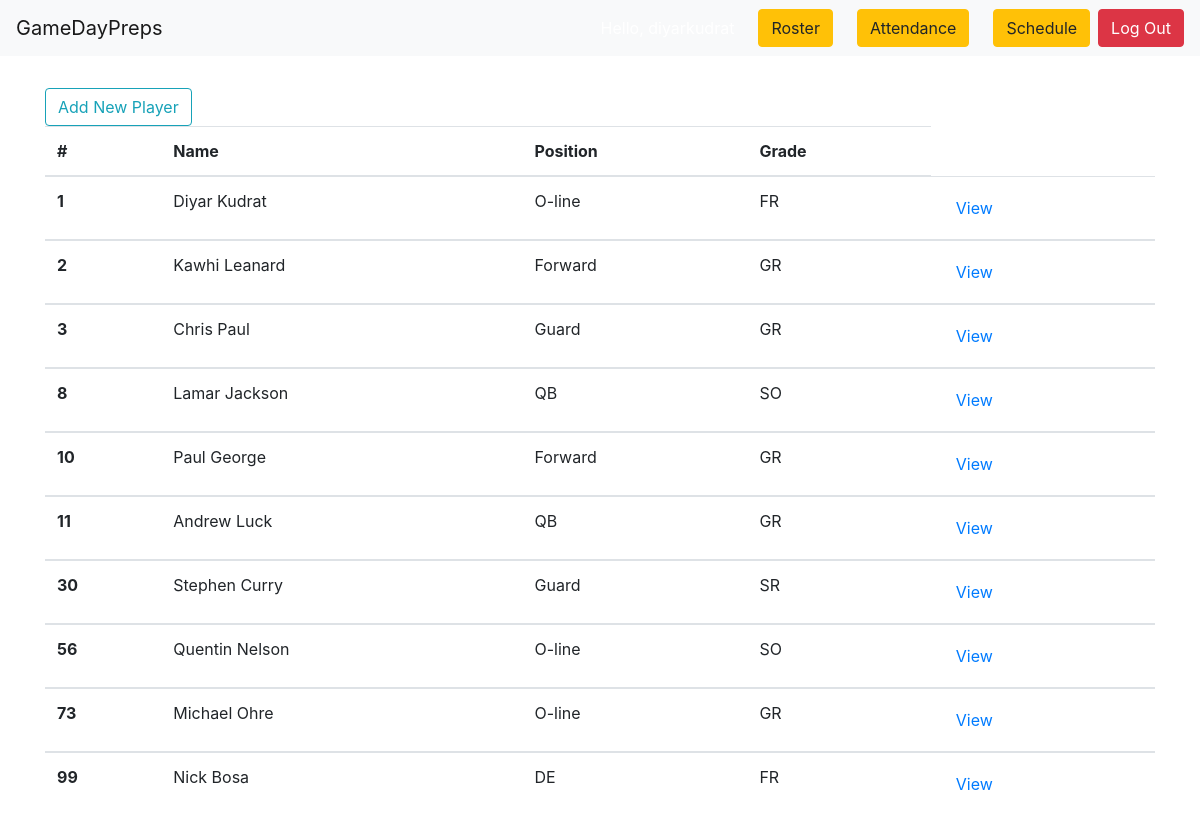
The app's page / (signed in) with its own data.
### roster/models.py (models this page shows, shortened)
class Player(models.Model):
    first_name = models.CharField(max_length=50)
    last_name = models.CharField(max_length=50)
    position = models.CharField(max_length=25)
    grade = models.CharField(max_length=50, choices=school_grade_choices, blank=True)
    jersey_number = models.CharField(max_length=3, null=True)

### roster/views.py (the view)
# urls.py: path('', RosterListView.as_view(), name='roster-list-page'),
class RosterListView(ListView):
    model = Player
    def get(self, request):
        players = self.get_queryset()
        return render(request, 'list.html', {
          'players': players,
        })

### roster/templates/list.html (shortened to what this page needs)
{% extends 'base.html' %}
{% block content %}
{% if request.user.is_authenticated %}
<a class="btn btn-outline-info" href="{% url 'player-create-page' %}" role="button">Add New Player</a>
  {% if players %}
    <table class="table">
      <thead>
        <tr>
          <th scope="col">#</th>
          <th scope="col">Name</th>
          <th scope="col">Position</th>
          <th scope="col">Grade</th>
        </tr>
      </thead>
      {% for player in players %}
      <tbody>
        <tr>
          <th scope="row">{{ player.jersey_number }}</th>
          <td href="#">{{ player.first_name }} {{ player.last_name }}</td>
          <td>{{ player.position }}</td>
          <td>{{ player.grade }}</td>
          <td><a class="btn btn-link" href="{% url 'player-detail-page' player.id %}" role="button">View</a></td>
        </tr>
        {% endfor %}
      </tbody>
    </table>
  {% endif %}
  {% endif %}
{% endblock %}

### records on screen
Player: jersey_number "1", first_name "Diyar", last_name "Kudrat", position "O-line", grade "FR"
Player: jersey_number "2", first_name "Kawhi", last_name "Leanard", position "Forward", grade "GR"
Player: jersey_number "3", first_name "Chris", last_name "Paul", position "Guard", grade "GR"
Player: jersey_number "8", first_name "Lamar", last_name "Jackson", position "QB", grade "SO"
Player: jersey_number "10", first_name "Paul", last_name "George", position "Forward", grade "GR"
Player: jersey_number "11", first_name "Andrew", last_name "Luck", position "QB", grade "GR"
Player: jersey_number "30", first_name "Stephen", last_name "Curry", position "Guard", grade "SR"
Player: jersey_number "56", first_name "Quentin", last_name "Nelson", position "O-line", grade "SO"
Player: jersey_number "73", first_name "Michael", last_name "Ohre", position "O-line", grade "GR"
Player: jersey_number "99", first_name "Nick", last_name "Bosa", position "DE", grade "FR"
